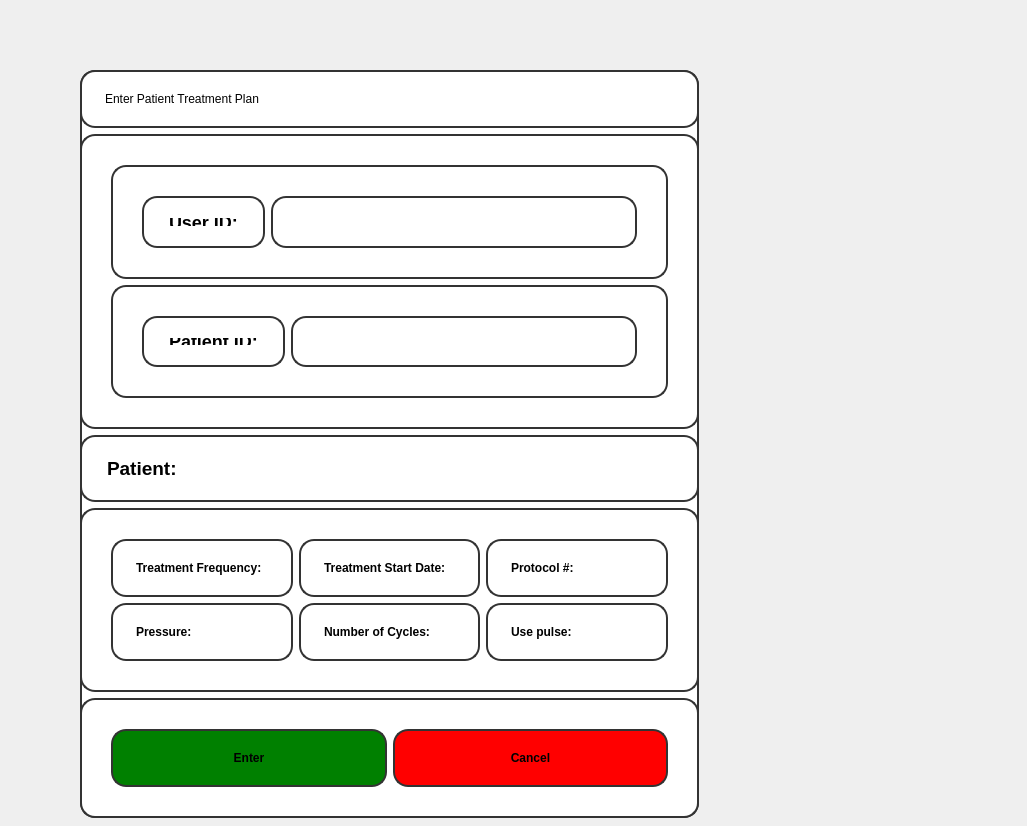
<?xml version="1.0" encoding="UTF-8"?>
<ui version="4.0">
 <class>Dialog</class>
 <widget class="QDialog" name="Dialog">
  <property name="geometry">
   <rect>
    <x>0</x>
    <y>0</y>
    <width>1027</width>
    <height>826</height>
   </rect>
  </property>
  <property name="windowTitle">
   <string>Dialog</string>
  </property>
  <widget class="QWidget" name="widget_2" native="true">
   <property name="geometry">
    <rect>
     <x>80</x>
     <y>70</y>
     <width>619</width>
     <height>748</height>
    </rect>
   </property>
   <property name="styleSheet">
    <string notr="true">
    background-color: #fff;
    padding: 20px;
    border: 2px solid #333;
    border-radius: 15px;
    box-shadow: 0 4px 8px rgba(0, 0, 0, 0.1);</string>
   </property>
   <layout class="QVBoxLayout" name="verticalLayout">
    <item>
     <widget class="QLabel" name="label">
      <property name="text">
       <string>Enter Patient Treatment Plan</string>
      </property>
     </widget>
    </item>
    <item>
     <widget class="QGroupBox" name="groupBox_2">
      <property name="title">
       <string/>
      </property>
      <layout class="QVBoxLayout" name="verticalLayout_2">
       <item>
        <widget class="QGroupBox" name="groupBox_3">
         <property name="title">
          <string/>
         </property>
         <layout class="QHBoxLayout" name="horizontalLayout_2">
          <item>
           <widget class="QLabel" name="patientIdLabel_2">
            <property name="styleSheet">
             <string notr="true">font-weight: bold;
    background-color: white;
font-size:18px;</string>
            </property>
            <property name="text">
             <string>User ID:</string>
            </property>
           </widget>
          </item>
          <item>
           <widget class="QLineEdit" name="patientIdInput_2">
            <property name="styleSheet">
             <string notr="true">background-color: white;</string>
            </property>
           </widget>
          </item>
         </layout>
        </widget>
       </item>
       <item>
        <widget class="QGroupBox" name="groupBox_4">
         <property name="title">
          <string/>
         </property>
         <layout class="QHBoxLayout" name="horizontalLayout_3">
          <item>
           <widget class="QLabel" name="patientIdLabel">
            <property name="styleSheet">
             <string notr="true">font-weight: bold;
    background-color: white;
font-size:18px;</string>
            </property>
            <property name="text">
             <string>Patient ID:</string>
            </property>
           </widget>
          </item>
          <item>
           <widget class="QLineEdit" name="patientIdInput">
            <property name="styleSheet">
             <string notr="true">background-color: white;</string>
            </property>
           </widget>
          </item>
         </layout>
        </widget>
       </item>
      </layout>
     </widget>
    </item>
    <item>
     <widget class="QLabel" name="patientNameLbl">
      <property name="font">
       <font>
        <pointsize>14</pointsize>
        <weight>75</weight>
        <bold>true</bold>
       </font>
      </property>
      <property name="styleSheet">
       <string notr="true">justify:center;
font-weight:bold;
</string>
      </property>
      <property name="text">
       <string>Patient:</string>
      </property>
     </widget>
    </item>
    <item>
     <widget class="QGroupBox" name="groupBox">
      <property name="title">
       <string/>
      </property>
      <layout class="QGridLayout" name="gridLayout">
       <item row="1" column="0">
        <widget class="QLabel" name="treatmentFrequency">
         <property name="styleSheet">
          <string notr="true">font-weight: bold;</string>
         </property>
         <property name="text">
          <string>Treatment Frequency:</string>
         </property>
        </widget>
       </item>
       <item row="1" column="1">
        <widget class="QLabel" name="treatmentStartDateLabel">
         <property name="styleSheet">
          <string notr="true">font-weight: bold;</string>
         </property>
         <property name="text">
          <string>Treatment Start Date: </string>
         </property>
        </widget>
       </item>
       <item row="1" column="3">
        <widget class="QLabel" name="protocolNumberLabel">
         <property name="styleSheet">
          <string notr="true">font-weight: bold;</string>
         </property>
         <property name="text">
          <string>Protocol #: </string>
         </property>
        </widget>
       </item>
       <item row="2" column="0">
        <widget class="QLabel" name="pressureLabel">
         <property name="styleSheet">
          <string notr="true">font-weight: bold;</string>
         </property>
         <property name="text">
          <string>Pressure: </string>
         </property>
        </widget>
       </item>
       <item row="2" column="1">
        <widget class="QLabel" name="numberOfCyclesLabel">
         <property name="styleSheet">
          <string notr="true">font-weight: bold;</string>
         </property>
         <property name="text">
          <string>Number of Cycles: </string>
         </property>
        </widget>
       </item>
       <item row="2" column="3">
        <widget class="QLabel" name="patientNameLabel">
         <property name="styleSheet">
          <string notr="true">font-weight: bold;</string>
         </property>
         <property name="text">
          <string>Use pulse:</string>
         </property>
        </widget>
       </item>
      </layout>
     </widget>
    </item>
    <item>
     <widget class="QGroupBox" name="groupBox_5">
      <property name="title">
       <string/>
      </property>
      <layout class="QHBoxLayout" name="horizontalLayout">
       <item>
        <widget class="QPushButton" name="startButton_3">
         <property name="styleSheet">
          <string notr="true">background-color:green;
font-weight: bold;</string>
         </property>
         <property name="text">
          <string>Enter</string>
         </property>
        </widget>
       </item>
       <item>
        <widget class="QPushButton" name="startButton_2">
         <property name="styleSheet">
          <string notr="true">background-color:red;
font-weight: bold;</string>
         </property>
         <property name="text">
          <string>Cancel</string>
         </property>
        </widget>
       </item>
      </layout>
     </widget>
    </item>
   </layout>
  </widget>
 </widget>
 <resources/>
 <connections/>
</ui>
